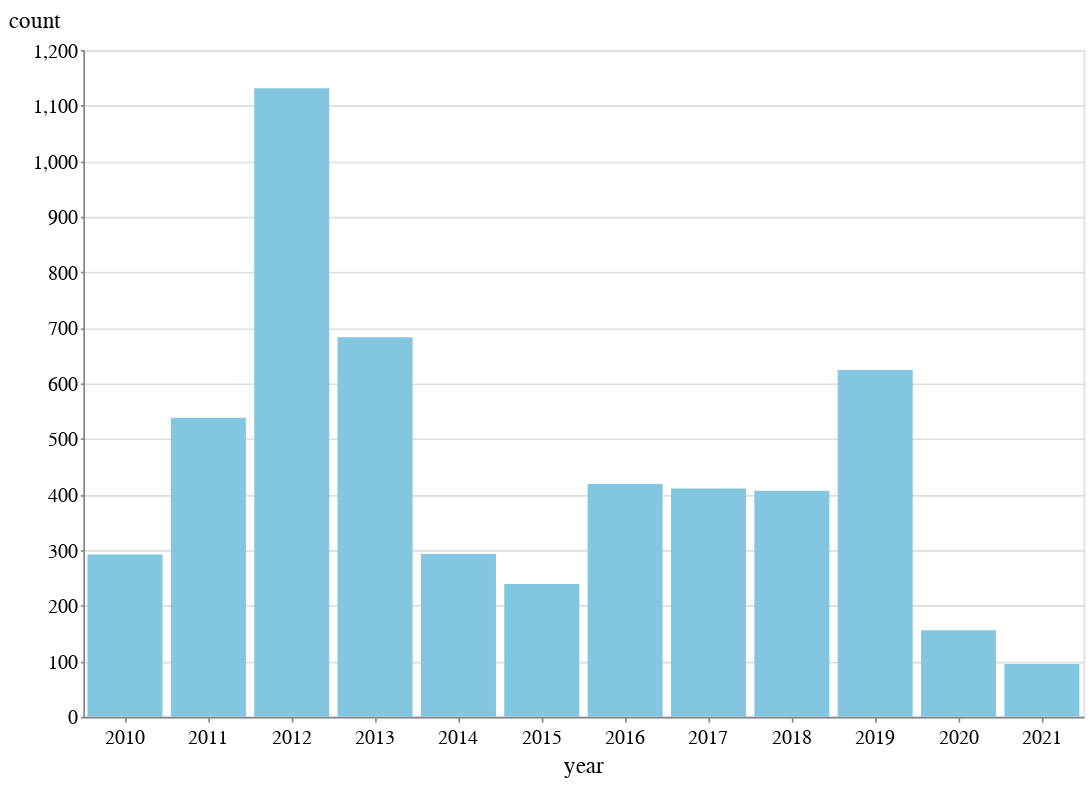

The notebook cell this image was saved under:
### Code cell
alt.Chart(places_time_grouped).mark_bar().encode(x="year", y="count").properties(
    width=600, height=400
)

### Figure 1 — Vega-Lite specification as saved in the notebook (floating-point values rounded to 4 significant figures)
{"config": {"view": {"width": 800, "height": 450}, "background": "#ffffff", "title": {"anchor": "start", "font": "BentonGothic-Bold, sans", "fontColor": "#000000", "fontSize": 22, "fontWeight": "normal"}, "arc": {"fill": "#82c6df"}, "area": {"fill": "#82c6df"}, "line": {"stroke": "#82c6df", "strokeWidth": 3}, "path": {"stroke": "#82c6df"}, "rect": {"fill": "#82c6df"}, "shape": {"stroke": "#82c6df"}, "bar": {"fill": "#82c6df"}, "point": {"stroke": "#82c6df"}, "symbol": {"fill": "#82c6df", "size": 30}, "axis": {"titleFont": "BentonGothic-Bold, sans", "titleFontSize": 14, "titleFontWeight": "normal", "labelFont": "BentonGothic, sans", "labelFontSize": 12, "labelFontWeight": "normal"}, "axisX": {"labelAngle": 0, "labelPadding": 4, "tickSize": 3}, "axisY": {"labelBaseline": "middle", "maxExtent": 45, "minExtent": 45, "tickSize": 2, "titleAlign": "left", "titleAngle": 0, "titleX": -45, "titleY": -11}, "legend": {"titleFont": "BentonGothic-Bold, sans", "titleFontSize": 14, "titleFontWeight": "normal", "symbolType": "square", "labelFont": "BentonGothic, sans", "labelFontSize": 13}, "range": {"category": ["#3580b1", "#ec8431", "#ab7fb4", "#c89d29", "#adc839", "#829eb1"], "diverging": ["#e68a4f", "#f4bb6a", "#f9e39c", "#dadfe2", "#a6b7c6", "#849eae"], "heatmap": ["#fbf2c7", "#f9e39c", "#f8d36e", "#f4bb6a", "#e68a4f", "#d15a40", "#ab4232"], "ordinal": ["#fbf2c7", "#f9e39c", "#f8d36e", "#f4bb6a", "#e68a4f", "#d15a40", "#ab4232"], "ramp": ["#fbf2c7", "#f9e39c", "#f8d36e", "#f4bb6a", "#e68a4f", "#d15a40", "#ab4232"]}}, "data": {"name": "data-fb075f385bf12815544b43e437f53aec"}, "mark": "bar", "encoding": {"x": {"type": "nominal", "field": "year"}, "y": {"type": "quantitative", "field": "count"}}, "height": 400, "width": 600, "$schema": "https://vega.github.io/schema/vega-lite/v4.8.1.json", "datasets": {"data-fb075f385bf12815544b43e437f53aec": [{"year": "2010", "count": 292}, {"year": "2011", "count": 538}, {"year": "2012", "count": 1131}, {"year": "2013", "count": 683}, {"year": "2014", "count": 293}, {"year": "2015", "count": 239}, {"year": "2016", "count": 419}, {"year": "2017", "count": 411}, {"year": "2018", "count": 407}, {"year": "2019", "count": 624}, {"year": "2020", "count": 156}, {"year": "2021", "count": 95}]}}
